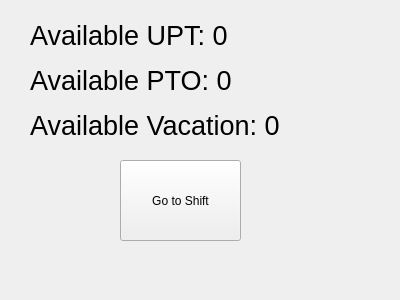
<?xml version="1.0" encoding="UTF-8"?>
<ui version="4.0">
 <class>Account</class>
 <widget class="QWidget" name="Account">
  <property name="geometry">
   <rect>
    <x>0</x>
    <y>0</y>
    <width>400</width>
    <height>300</height>
   </rect>
  </property>
  <property name="windowTitle">
   <string>Account GUI</string>
  </property>
  <widget class="QLabel" name="uptLabel">
   <property name="geometry">
    <rect>
     <x>30</x>
     <y>20</y>
     <width>291</width>
     <height>31</height>
    </rect>
   </property>
   <property name="font">
    <font>
     <pointsize>20</pointsize>
    </font>
   </property>
   <property name="text">
    <string>Available UPT: 0</string>
   </property>
  </widget>
  <widget class="QLabel" name="ptoLabel">
   <property name="geometry">
    <rect>
     <x>30</x>
     <y>60</y>
     <width>281</width>
     <height>41</height>
    </rect>
   </property>
   <property name="font">
    <font>
     <pointsize>20</pointsize>
    </font>
   </property>
   <property name="text">
    <string>Available PTO: 0</string>
   </property>
  </widget>
  <widget class="QLabel" name="vacationLabel">
   <property name="geometry">
    <rect>
     <x>30</x>
     <y>110</y>
     <width>311</width>
     <height>31</height>
    </rect>
   </property>
   <property name="font">
    <font>
     <pointsize>20</pointsize>
    </font>
   </property>
   <property name="text">
    <string>Available Vacation: 0</string>
   </property>
  </widget>
  <widget class="QPushButton" name="GoToShiftButton">
   <property name="geometry">
    <rect>
     <x>120</x>
     <y>160</y>
     <width>121</width>
     <height>81</height>
    </rect>
   </property>
   <property name="text">
    <string>Go to Shift</string>
   </property>
  </widget>
 </widget>
 <resources/>
 <connections/>
</ui>
